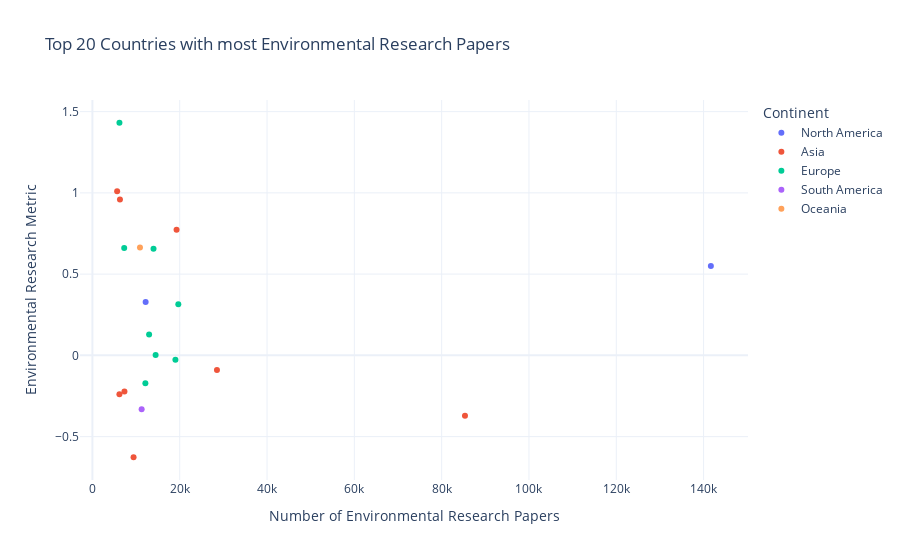

The code cell stored with this chart in its notebook:
### Code cell
fig = px.scatter(
    data_api_topics.sort_values(by = 'Environment_paper_count', ascending=False).reset_index(drop=True)[:20],
    x="Environment_paper_count",
    y="research_metric_env",
    color="continent",
    hover_name="Country",
    hover_data={
        "research_metric_env": True,
        "Environment_paper_count": True,
        "continent": True
    },
    title="Top 20 Countries with most Environmental Research Papers"
)

fig.update_layout(
    xaxis_title="Number of Environmental Research Papers",
    yaxis_title="Environmental Research Metric",
    legend_title="Continent",
    template="plotly_white"
)

fig.show()

### Figure 1 — Plotly figure (JSON) as saved in the notebook; plotly's stock layout.template omitted (floating-point values rounded to 4 significant figures)
{"data": [{"customdata": [["North America"], ["North America"]], "hovertemplate": "<b>%{hovertext}</b><br><br>continent=%{customdata[0]}<br>Environment_paper_count=%{x}<br>research_metric_env=%{y}<extra></extra>", "hovertext": ["United States", "Canada"], "legendgroup": "North America", "marker": {"color": "#636efa", "symbol": "circle"}, "mode": "markers", "name": "North America", "orientation": "v", "showlegend": true, "type": "scatter", "x": [141664, 12191], "xaxis": "x", "y": [0.5496, 0.3284], "yaxis": "y"}, {"customdata": [["Asia"], ["Asia"], ["Asia"], ["Asia"], ["Asia"], ["Asia"], ["Asia"], ["Asia"]], "hovertemplate": "<b>%{hovertext}</b><br><br>continent=%{customdata[0]}<br>Environment_paper_count=%{x}<br>research_metric_env=%{y}<extra></extra>", "hovertext": ["China", "India", "Indonesia", "Japan", "Korea, Rep.", "Iran, Islamic Rep.", "Turkiye", "Malaysia"], "legendgroup": "Asia", "marker": {"color": "#EF553B", "symbol": "circle"}, "mode": "markers", "name": "Asia", "orientation": "v", "showlegend": true, "type": "scatter", "x": [85340, 28529, 19277, 9423, 7335, 6308, 6185, 5665], "xaxis": "x", "y": [-0.3719, -0.09012, 0.7725, -0.627, -0.2222, 0.9585, -0.2399, 1.01], "yaxis": "y"}, {"customdata": [["Europe"], ["Europe"], ["Europe"], ["Europe"], ["Europe"], ["Europe"], ["Europe"], ["Europe"]], "hovertemplate": "<b>%{hovertext}</b><br><br>continent=%{customdata[0]}<br>Environment_paper_count=%{x}<br>research_metric_env=%{y}<extra></extra>", "hovertext": ["United Kingdom", "Germany", "France", "Spain", "Italy", "Russian Federation", "Netherlands", "Switzerland"], "legendgroup": "Europe", "marker": {"color": "#00cc96", "symbol": "circle"}, "mode": "markers", "name": "Europe", "orientation": "v", "showlegend": true, "type": "scatter", "x": [19674, 19012, 14475, 13999, 12983, 12132, 7282, 6189], "xaxis": "x", "y": [0.315, -0.02748, 0.002203, 0.6564, 0.1285, -0.1723, 0.6611, 1.432], "yaxis": "y"}, {"customdata": [["South America"]], "hovertemplate": "<b>%{hovertext}</b><br><br>continent=%{customdata[0]}<br>Environment_paper_count=%{x}<br>research_metric_env=%{y}<extra></extra>", "hovertext": ["Brazil"], "legendgroup": "South America", "marker": {"color": "#ab63fa", "symbol": "circle"}, "mode": "markers", "name": "South America", "orientation": "v", "showlegend": true, "type": "scatter", "x": [11276], "xaxis": "x", "y": [-0.332], "yaxis": "y"}, {"customdata": [["Oceania"]], "hovertemplate": "<b>%{hovertext}</b><br><br>continent=%{customdata[0]}<br>Environment_paper_count=%{x}<br>research_metric_env=%{y}<extra></extra>", "hovertext": ["Australia"], "legendgroup": "Oceania", "marker": {"color": "#FFA15A", "symbol": "circle"}, "mode": "markers", "name": "Oceania", "orientation": "v", "showlegend": true, "type": "scatter", "x": [10894], "xaxis": "x", "y": [0.664], "yaxis": "y"}], "layout": {"legend": {"title": {"text": "Continent"}, "tracegroupgap": 0}, "title": {"text": "Top 20 Countries with most Environmental Research Papers"}, "xaxis": {"anchor": "y", "domain": [0, 1], "title": {"text": "Number of Environmental Research Papers"}}, "yaxis": {"anchor": "x", "domain": [0, 1], "title": {"text": "Environmental Research Metric"}}}}
